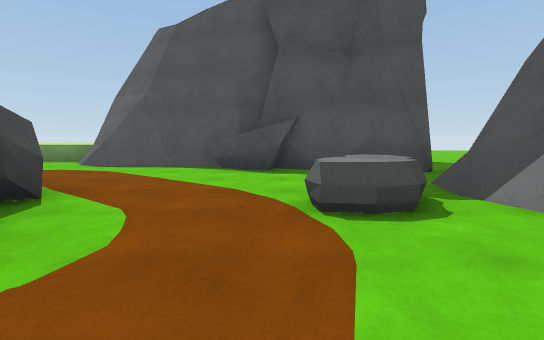
View 1 (above)

17 first-person views from a walk through a scene from a Unity 3-D project. The camera is 1.2 m above the floor, tilts 6° down and sees 85° across. The floor is counted in squares, 2 m on a side. Each view is taken from the middle of a square. On the plan, view 1 faces up. The plan holds only what a view shows up to about 9 squares ahead; the rest is blank. The place goes on beyond the plan. The player character is not drawn. Some animated figures are not drawn.

View 2
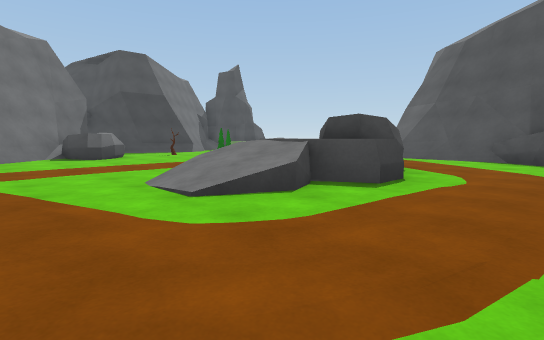

View 3
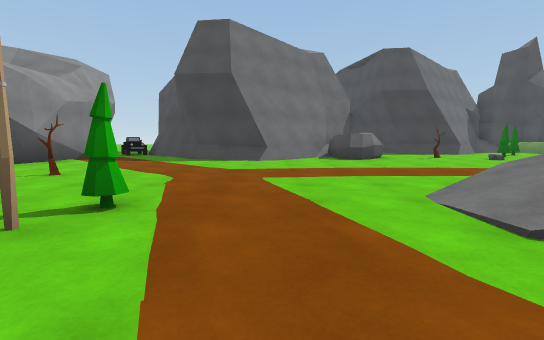

View 4
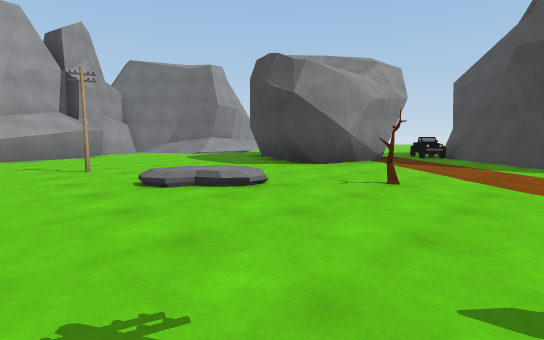

View 5
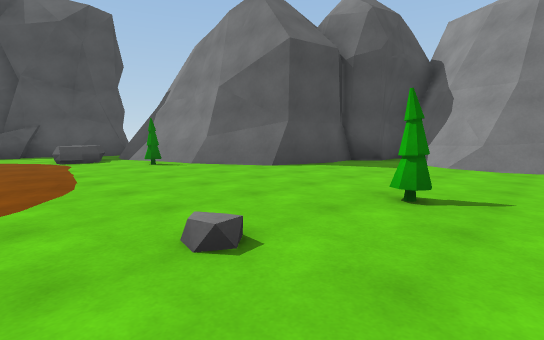

View 6
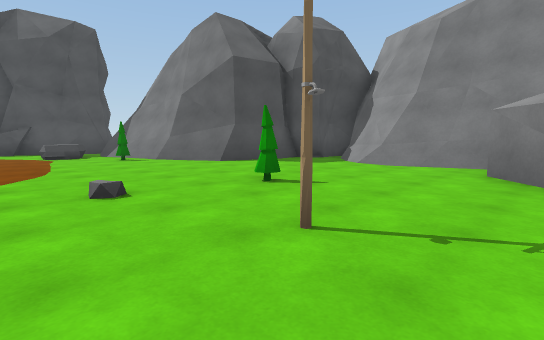

View 7
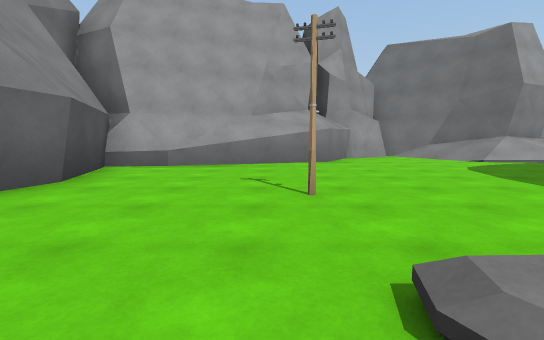

View 8
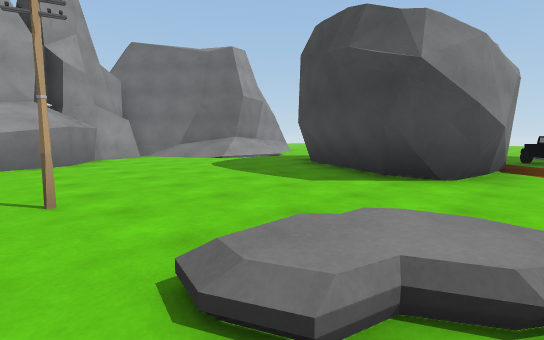

View 9
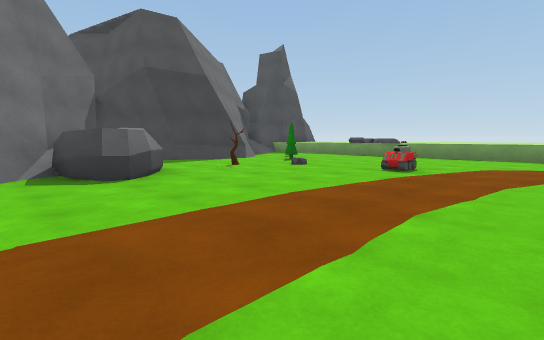

View 10
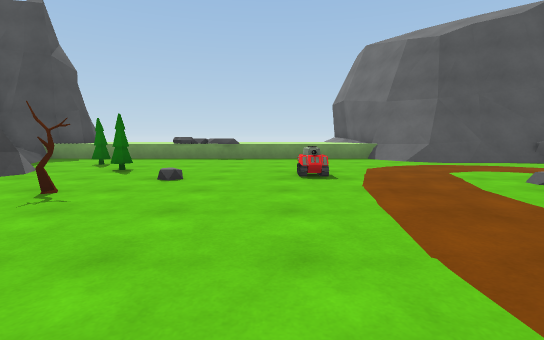

View 11
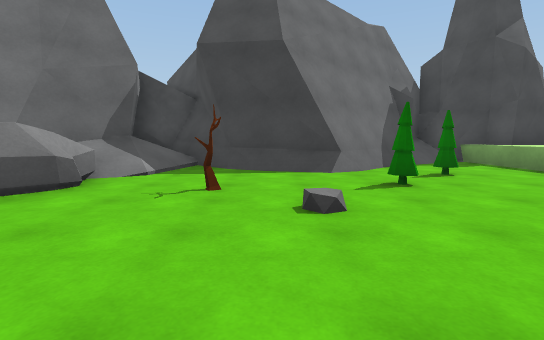

View 12
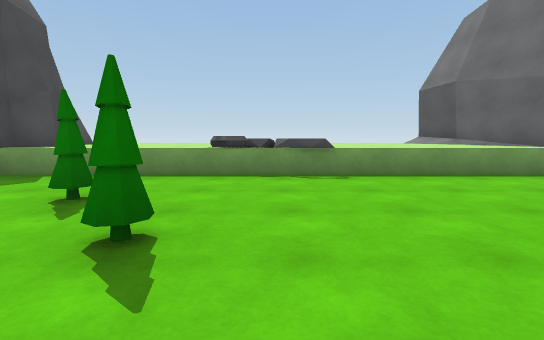

View 13
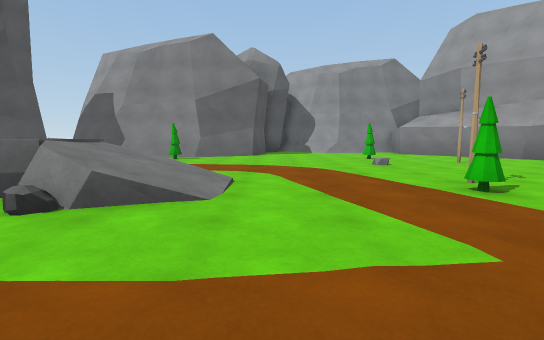

View 14
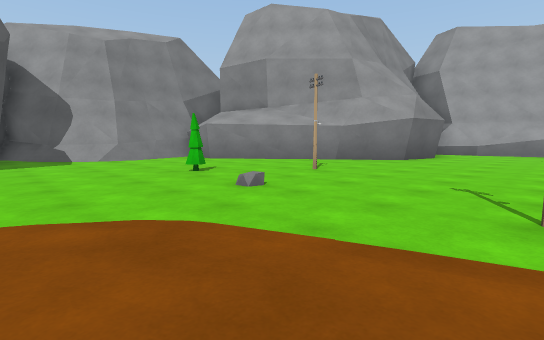

View 15
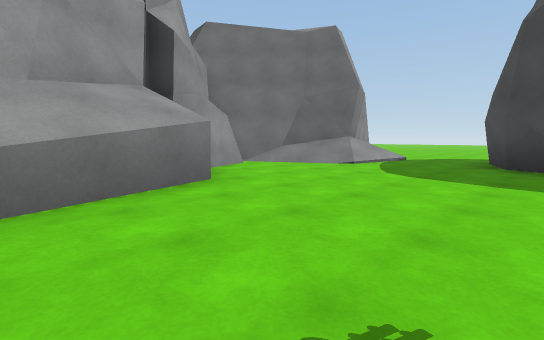

View 16
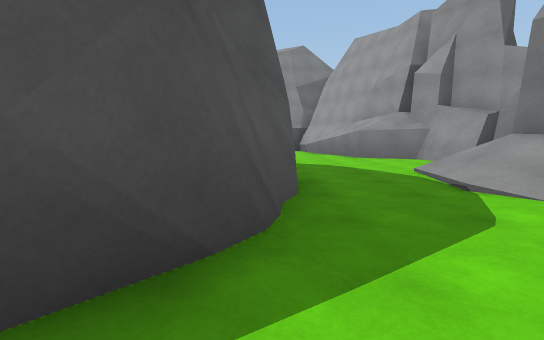

View 17
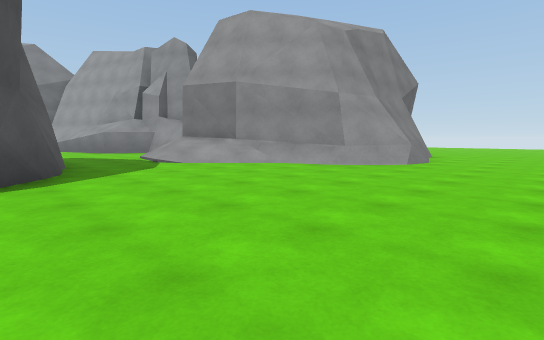

### Floor plan
Key: @ floor where view 1 was taken; # wall or solid block; x gap in a wall; . main floor; : floor 1 m higher than the main floor; / step, stairs or slope; = window, fence, low wall or low ledge; ^ raised ledge; R rock; T tree; P pole; A tank; O other object.
Columns run from 18 left of view 1 to 9 right of it. Each row starts with its distance up from view 1.
 11              #
 10    ##::   :::#
  9    ##:::  :::#
  8   ##=..=O....##
  7   #/..........###RR
  6   ###.T..........RR###
  5     ##.T............ #
  4      #.....A.........#
  3      #........RR...Rx#
  2    ###..T.....RRR....#
  1    #///.......R /...T#
  0    #/#/RR.....R ..@..##
 -1    ####RR.....//......####
 -2       ##.................##
 -3        ##................###
 -4         #.....T.........##
 -5        ##......P....T...##
 -6       ##................##
 -7      ##.....T......P...###
 -8       O......//.......##
 -9       .####.../.....###
-10           #........##
-11          ##....P..##
-12 .....##  #........#
-13 ......####........##
-14 ...................#
-15 ................^###
-16 .......////...##
-17 ....../###/..##
-18 ....#### ##/##
-19 ...##     ###
-20 ...#
-21 ...#

Where each view was taken, in squares from view 1:
view 1: 0 up, 0 right, facing up
view 2: 3 down, 0 right, facing up-left
view 3: 3 down, 1 left, facing left
view 4: 5 down, 2 left, facing down-left
view 5: 6 down, 1 left, facing up-right
view 6: 8 down, 1 left, facing up-right
view 7: 8 down, 3 left, facing down
view 8: 8 down, 3 left, facing down-left
view 9: 2 down, 5 left, facing up-left
view 10: 1 down, 8 left, facing up
view 11: 3 up, 7 left, facing left
view 12: 3 up, 10 left, facing up
view 13: 2 down, 7 left, facing right
view 14: 2 down, 3 left, facing down-right
view 15: 12 down, 2 left, facing down-left
view 16: 13 down, 14 left, facing right
view 17: 12 down, 18 left, facing down-right
